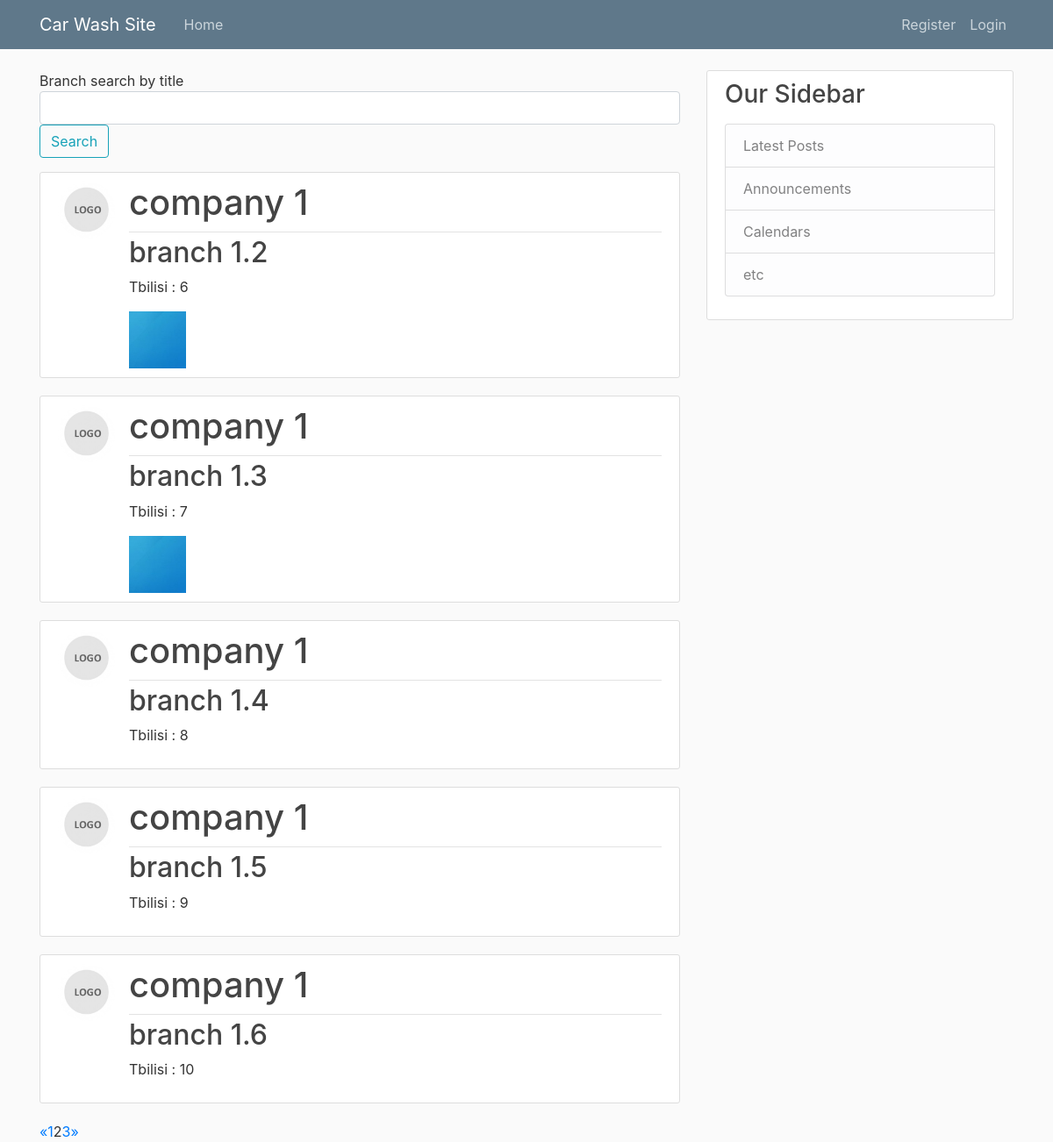
The app's page /?page=2, older data.
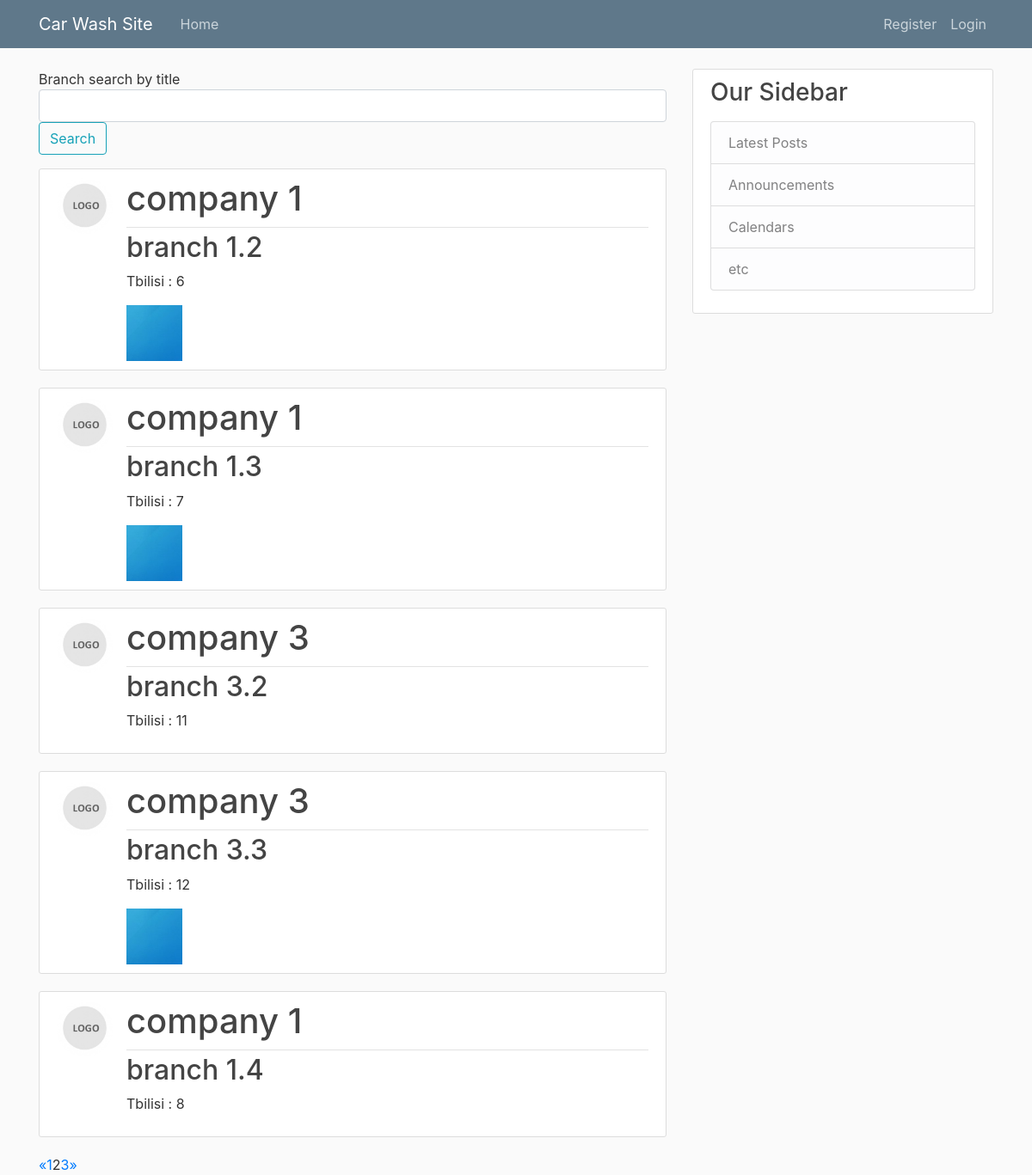
The same page, newer data.
### car_wash_app/models.py (models this page shows, shortened)
class Branch(models.Model):
    company = models.ForeignKey(
        CompanyProfile,
        on_delete=models.CASCADE,
        verbose_name=_("Company"),
        related_name="branch",
    )
    title = models.CharField(max_length = 255, verbose_name=_('Branch'))
    location = models.OneToOneField(Location, on_delete = models.PROTECT, verbose_name = _("Location"))
    description = models.TextField(verbose_name=_("Description"))
    image = models.ImageField(null = True, blank = True, upload_to = "pictures", verbose_name=_("Image"))
    class Meta:
        verbose_name = _('Branch')
        verbose_name_plural = _('Branches')

class CompanyProfile(models.Model):
    company = models.OneToOneField(
        User,
        on_delete=models.CASCADE,
        verbose_name=_("Company"),
        related_name="company",
    )
    name  = models.CharField(max_length=100, verbose_name=_("Company Name"),null = True, blank = True)
    image = models.ImageField(default="default_logo.jpg", upload_to="logo_pics", verbose_name=_("Image"))
    mobile_number = models.CharField(
        max_length=20,
        verbose_name=_("Mobile Number"),
        null = True,
        blank = True,
    )
    def __str__(self):
        return f'{self.name}'

class Location(models.Model):
    city = models.CharField(max_length = 255, verbose_name = _("City"))
    street_address = models.CharField(max_length = 255, verbose_name = _('Street Address'))
    def __str__(self):
        return f'{self.city} : {self.street_address}'
    class Meta:
        unique_together = ['city', 'street_address']

### car_wash_app/views.py (the view)
# urls.py: 2. Add a URL to urlpatterns:  path('', views.home, name='home')
def home(request: WSGIRequest) -> HttpResponse:
    branches = Branch.objects.all()
    q = request.GET.get('q')
    if q:
        branches = Branch.objects.filter(title__icontains=q)
    page = request.GET.get('page', 1)
    paginator = Paginator(branches, 5)
    try:
        branches = paginator.page(page)
    except PageNotAnInteger:
        branches = paginator.page(1)
    except EmptyPage:
        branches = paginator.page(paginator.num_pages)
    return render(request, "car_wash_app/home.html", context={
        "branches": branches,
    })

### car_wash_app/templates/car_wash_app/home.html
{% extends "car_wash_app/base.html" %}
{% block content %}
  <form method="GET" action=".">
      Branch search by title
      <div class = "form-group">
          <input class = "textinput textInput form-control" id="search_branch" type="text" name="q" value="{{ request.GET.q }}">
          <button class = "btn btn-outline-info" >Search</button>
      </div>
  </form>
  {% for branch in branches %}
  <article class="media content-section">
      <img class = "rounded-circle article-img" src = "{{ branch.company.image.url }}">
      <div class="media-body">
        <div class="article-metadata">
          <h1>{{ branch.company }}</h1>
        </div>
        <h2><a class="article-title" href="{% url 'branch-detail' branch.id %}">{{ branch.title }}</a></h2>
        <p class="article-content">{{ branch.location }}</p>
        {% if branch.image %}
          <img class = "article-img" src = "{{ branch.image.url }}">
        {% endif %}
      </div>
    </article>
  {% endfor %}
  {% if branches.has_other_pages %}
    <ul class="pagination">
      {% if branches.has_previous %}
        <li><a href="?page={{ branches.previous_page_number }}">&laquo;</a></li>
      {% else %}
        <li class="disabled"><span>&laquo;</span></li>
      {% endif %}
      {% for i in branches.paginator.page_range %}
        {% if branches.number == i %}
          <li class="active"><span>{{ i }} <span class="sr-only">(current)</span></span></li>
        {% else %}
          <li><a href="?page={{ i }}">{{ i }}</a></li>
        {% endif %}
      {% endfor %}
      {% if branches.has_next %}
        <li><a href="?page={{ branches.next_page_number }}">&raquo;</a></li>
      {% else %}
        <li class="disabled"><span>&raquo;</span></li>
      {% endif %}
    </ul>
  {% endif %}
{% endblock content%}

### car_wash_app/templates/car_wash_app/base.html (shortened to what this page needs)
{% load static %}
<!DOCTYPE html>
<html>
    <head>
      <link rel="stylesheet" href="https://stackpath.bootstrapcdn.com/bootstrap/4.3.1/css/bootstrap.min.css">
      <link rel="stylesheet"  type = "text/css" href="{% static 'car_wash_app/main.css' %}" >
    </head>
    <body>
      <header class="site-header">
        <nav class="navbar navbar-expand-md navbar-dark bg-steel fixed-top">
          <div class="container">
            <a class="navbar-brand mr-4" href="{% url 'home' %}">Car Wash Site</a>
            <div class="collapse navbar-collapse" id="navbarToggle">
              <div class="navbar-nav mr-auto">
                <a class="nav-item nav-link" href="{% url 'home' %}">Home</a>
              </div>
              <div class="navbar-nav">
                {% if user.is_authenticated and user.status == 1 %}
                  <a class="nav-item nav-link" href="{% url 'profile' user.company.id %}">Profile</a>
                  <a class="nav-item nav-link" href="{% url 'branch-create' %}">New Branch</a>
                  <a class="nav-item nav-link" href="{% url 'order-create' %}">New Order</a>
                  <a class="nav-item nav-link" href="{% url 'logout' %}">Logout</a>
                {% elif user.is_authenticated and user.status == 2 %}
                  <a class="nav-item nav-link" href="{% url 'employee-detail' user.employeeprofile.id %}">Profile</a>
                  <a class="nav-item nav-link" href="{% url 'logout' %}">Logout</a>
                {% else %}
                  <a class="nav-item nav-link" href="{% url 'company-register' %}">Register</a>
                  <a class="nav-item nav-link" href="{% url 'login' %}">Login</a>
                {% endif %}
              </div>
            </div>
          </div>
        </nav>
      </header>
      <main role="main" class="container">
        <div class="row">
          <div class="col-md-8">
            {% block content %}{% endblock %}
          </div>
          <div class="col-md-4">
            <div class="content-section">
              <h3>Our Sidebar</h3>
              <p class='text-muted'>
                <ul class="list-group">
                  <li class="list-group-item list-group-item-light">Latest Posts</li>
                  <li class="list-group-item list-group-item-light">Announcements</li>
                  <li class="list-group-item list-group-item-light">Calendars</li>
                  <li class="list-group-item list-group-item-light">etc</li>
                </ul>
              </p>
            </div>
          </div>
        </div>
      </main>
    </body>
</html>

### car_wash_app/static/car_wash_app/main.css (style rules this page uses)
body { background: #fafafa; color: #333333; margin-top: 5rem; }
h1, h2, h3, h4, h5, h6 { color: #444444; }
ul { margin: 0; }
.bg-steel { background-color: #5f788a; }
.site-header .navbar-nav .nav-link { color: #cbd5db; }
.content-section { background: #ffffff; padding: 10px 20px; border: 1px solid #dddddd; border-radius: 3px; margin-bottom: 20px; }
.article-title { color: #444444; }
.article-content { white-space: pre-line; }
.article-img { height: 65px; width: 65px; margin-right: 16px; }
.article-metadata { padding-bottom: 1px; margin-bottom: 4px; border-bottom: 1px solid #e3e3e3 }

Row changes from the older to the newer data that the page shows:
removed Branch: company.image (placeholder picture), company "company 1", title "branch 1.5", location "Tbilisi : 9"
removed Branch: company.image (placeholder picture), company "company 1", title "branch 1.6", location "Tbilisi : 10"
now on this page (row unchanged): Branch: company.image (placeholder picture), company "company 3", title "branch 3.2", location "Tbilisi : 11"
now on this page (row unchanged): Branch: company.image (placeholder picture), company "company 3", title "branch 3.3", location "Tbilisi : 12", image (picture)
